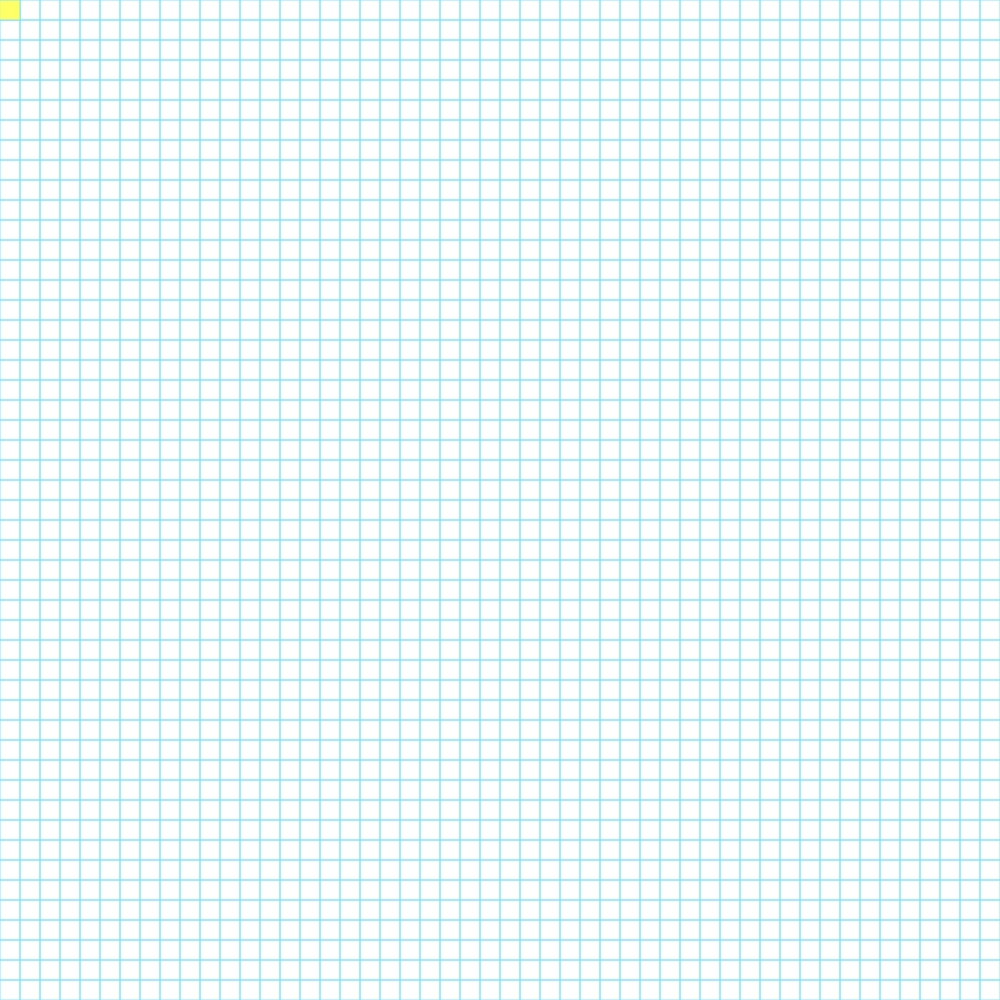
Frame 1 (no input)
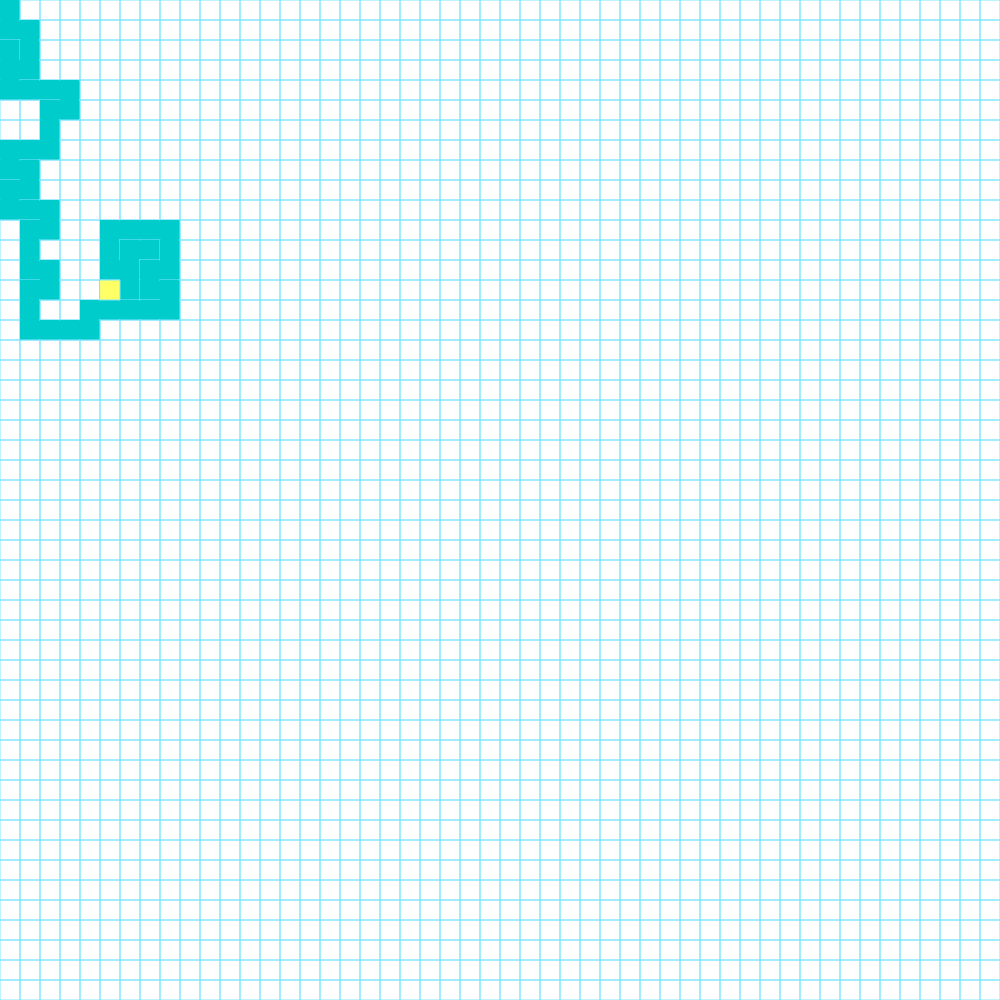
Frame 60 (no input)
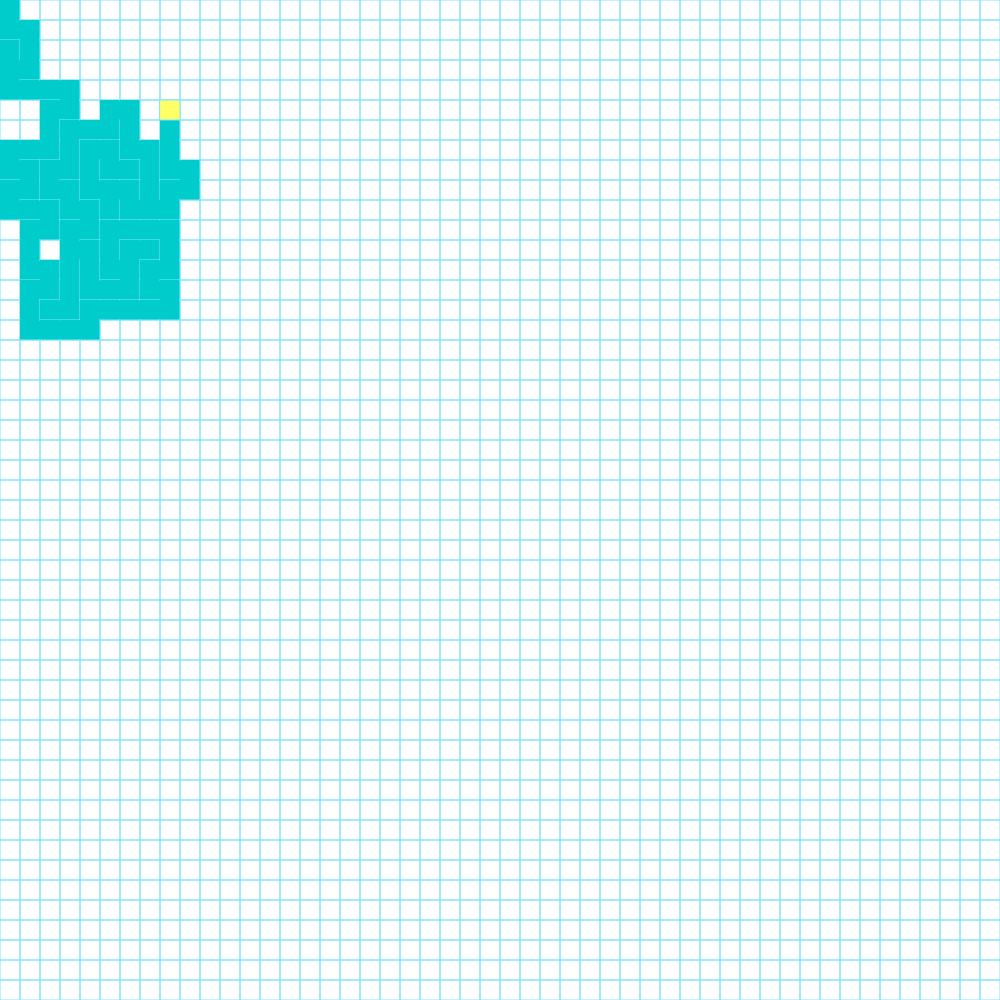
Frame 120 (the mouse pressed at the canvas centre since frame 60)

The p5.js sketch that drew these frames (run headless with seeded random() and noise() and a simulated clock; from frame 60 on, the mouse is pressed at the canvas centre):

// p5.js sketch
// ── sketch.js
var col,row;
var w=20;
var grid=[];
var stack=[];
var current;
// Created a setup for the canvas and displaying of the grid
function setup() {
  createCanvas(1000, 1000);
  
  col= floor(width/w);
  row = floor(height/w);
  frameRate(20);
  for(var i=0;i<row;i++){
    for(var j=0;j<col;j++){
        var cell = new Cell(i,j);
        grid.push(cell);
        }
  }
  current=grid[0];
}
// Created draw for the grid to be displayed and for the properties of the cell
function draw() {
  background(255,255,255);
  for(var i=0;i<grid.length;i++){
     grid[i].show();
  }
  current.visited=1;
  current.pos();
//   considering a new neighbour which is ot visited 
  var next= current.nkb();
  if(next)
  {
    removewall(current,next);
//     created stack for pushig new unvisited cells
    stack.push(current);
    current=next;
  }
  else if(stack.length >0)
  {
    current= stack.pop();
  }
  
}
// Created a function for removing a wall if the two cells are connected
function removewall(a,b)
{
  var x= b.i-a.i;
  var y = b.j-a.j;
  if(x==1) {
    a.wall[1]=0;b.wall[3]=0;
  }
  if(x==-1) {
    a.wall[3]=0;b.wall[1]=0;
  }
  if(y==1) {
    a.wall[2]=0;b.wall[0]=0;
  }
  if(y==-1) {
    a.wall[0]=0;b.wall[2]=0;
  }
}

function ind(i,j)
{
  if(i<0 || j<0 || i > col-1 || j > row-1){ return -1;}
  return j + (i) * col;
}
// created  a cell function for keep trach of current cell position and also selection of the next cell which needs to be visited
function Cell(i,j)
{
  this.i=i;
  this.j=j;
  this.visited=false;
  this.wall=[1,1,1,1];
  this.pos= function()
  {
    var x= (this.i) * w;
    var y= (this.j) * w;  
    fill(255, 255, 102);
    rect(x,y,w,w);
  }
  this.nkb= function()
  {
    var nonv=[];
    var top= grid[ind(i,j-1)];
    var right= grid[ind(i+1,j)];
    var bot= grid[ind(i,j+1)];
    var left= grid[ind(i-1,j)];
    if(top && !top.visited) { nonv.push(top);}
    if(right && !right.visited) { nonv.push(right);}
    if(bot && !bot.visited) { nonv.push(bot);}
    if(left && !left.visited) { nonv.push(left);}
    if(nonv.length > 0){
      var t= floor(random(0,nonv.length));
     
      return nonv[t];
    }
    else
    {
        if(this.prev)
        {
          return this.prev;
        }
      else return undefined;
    }
  }
//   Created a new function which gives the current postion of a cell for debugging purpose
  this.show = function()
  {
    var x= (this.i) * w;
    var y= (this.j) * w;   
    stroke(128, 229, 255);
    if(this.wall[0]) {line(x,y,x+w,y);}
    if(this.wall[1]) {line(x+w,y,x+w,y+w);}
    if(this.wall[2]) {line(x+w,y+w,x,y+w);}
    if(this.wall[3]) {line(x,y+w,x,y);}
    if(this.visited)
    {
      noStroke();
      fill(0, 204, 204);
      rect(x,y,w,w);
    }
  }
}
